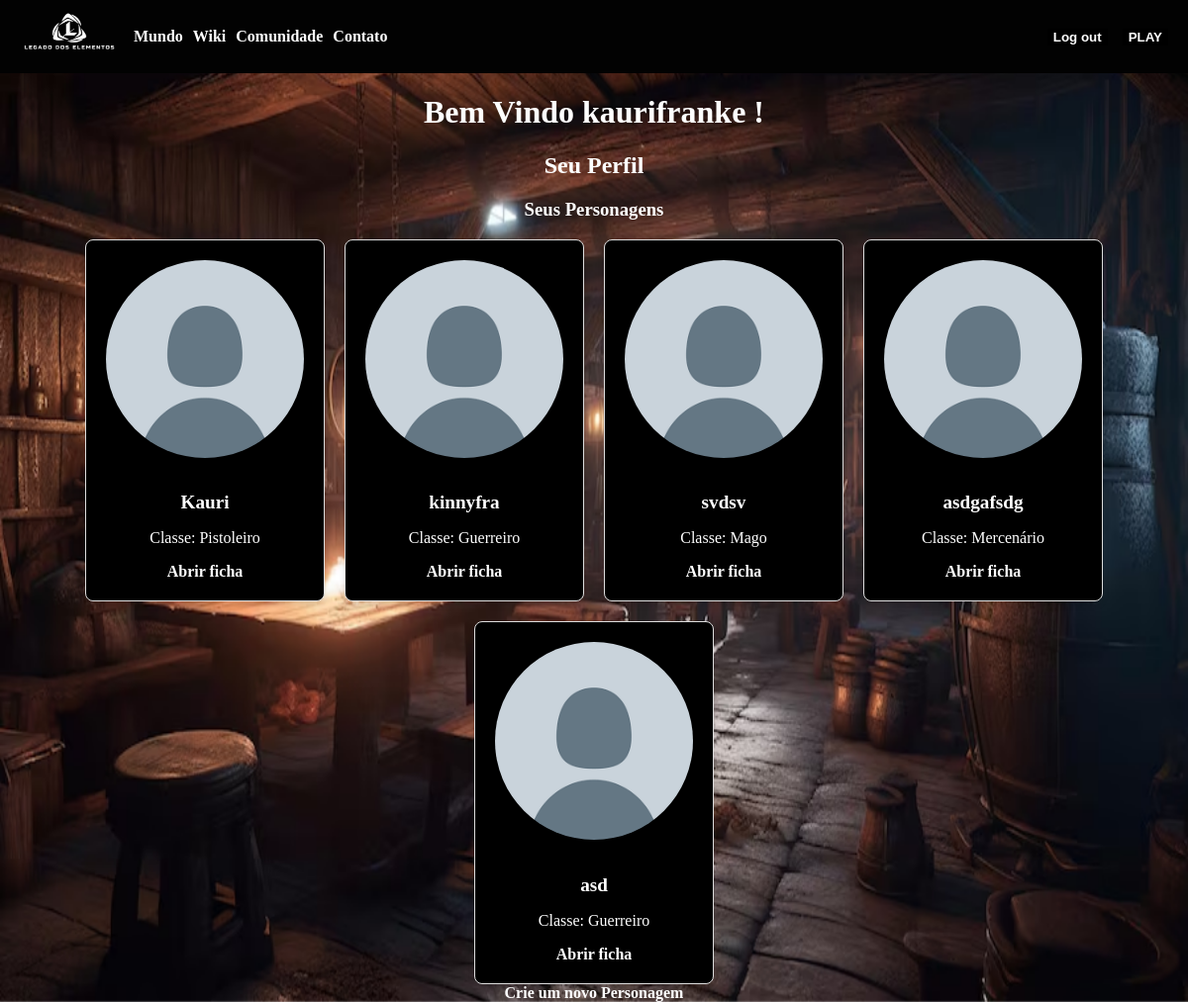
The app's page /perfil (signed in) with its own data.
### ProjetoLE/models.py (models this page shows, shortened)
class User(db.Model, UserMixin):
    id = db.Column(db.Integer, primary_key=True)
    username = db.Column(db.String(150), unique=True, nullable=False)
    email = db.Column(db.String(150), unique=True, nullable=False)
    password_hash = db.Column(db.String(150), nullable=False)
    is_admin = db.Column(db.Boolean, default=False)
    characters = db.relationship('Character', backref='user', lazy=True)

class Character(db.Model):
    id = db.Column(db.Integer, primary_key=True)
    name = db.Column(db.String(150), nullable=False)
    user_id = db.Column(db.Integer, db.ForeignKey('user.id'), nullable=False)
    ancestry_id = db.Column(db.Integer, db.ForeignKey('ancestry.id'), nullable=False)
    sub_ancestry_id = db.Column(db.Integer, db.ForeignKey('sub_ancestry.id'), nullable=False)
    estilo_id = db.Column(db.Integer, db.ForeignKey('estilo.id'), nullable=False)
    classe_id = db.Column(db.Integer, db.ForeignKey('classe.id'), nullable=False)
    sub_classe1_id = db.Column(db.Integer, db.ForeignKey('sub_classe.id'), nullable=False)
    sub_classe2_id = db.Column(db.Integer, db.ForeignKey('sub_classe.id'), nullable=False)
    guilda_id = db.Column(db.Integer, db.ForeignKey('guilda.id'), nullable=False)
    profissao_id = db.Column(db.Integer, db.ForeignKey('profissao.id'), nullable=False)
    level = db.Column(db.Integer, nullable=False, default=1)
    forca = db.Column(db.Integer, nullable=False, default=1)
    agilidade = db.Column(db.Integer, nullable=False, default=1)
    inteligencia = db.Column(db.Integer, nullable=False, default=1)
    presenca = db.Column(db.Integer, nullable=False, default=1)
    ancestry = db.relationship('Ancestry', backref='characters')
    sub_ancestry = db.relationship('SubAncestry', backref='characters')
    estilo = db.relationship('Estilo', backref='characters')
    classe = db.relationship('Classe', backref='characters')
    sub_classe1 = db.relationship('SubClasse', foreign_keys=[sub_classe1_id])
    sub_classe2 = db.relationship('SubClasse', foreign_keys=[sub_classe2_id])
    guilda = db.relationship('Guilda', backref='characters')
    profissao = db.relationship('Profissao', backref='characters')

class Classe(db.Model):
    id = Column(Integer, primary_key=True)
    name = Column(String(100), nullable=False)
    description = Column(String(200), nullable=True)
    estilo_id = Column(Integer, ForeignKey('estilo.id'), nullable=False)
    type_id1 = Column(Integer, ForeignKey('tipo_sub_classe.id'), nullable=False)
    type_id2 = Column(Integer, ForeignKey('tipo_sub_classe.id'), nullable=False)
    vida_inicial = db.Column(db.Integer, nullable=False, default=10)
    vida_por_nivel = db.Column(db.Integer, nullable=False, default=3)
    pm_inicial = db.Column(db.Integer, nullable=False, default=30)
    pm_por_nivel = db.Column(db.Integer, nullable=False, default=2)
    sub_classes1 = relationship('SubClasse', primaryjoin="foreign(Classe.type_id1)==SubClasse.tipo_id")
    sub_classes2 = relationship('SubClasse', primaryjoin="foreign(Classe.type_id2)==SubClasse.tipo_id")

### ProjetoLE/routes.py (the view)
@main.route('/perfil')
@login_required
def perfil():
    characters = Character.query.filter_by(user_id=current_user.id).all()
    return render_template('perfil.html', name=current_user.username, characters=characters)

### ProjetoLE/__init__.py (called while the page is built)
@login_manager.user_loader
def load_user(user_id):
    from .models import User
    return User.query.get(int(user_id))

### ProjetoLE/templates/perfil.html (shortened to what this page needs)
<!DOCTYPE html>
<html lang="en">
<head>
    <link rel="stylesheet" href="{{ url_for('static', filename='css/styleperfil.css') }}"">
</head>
<body>
    <img class="backgroundsite" src="{{ url_for('static', filename='img/LE background.png') }}" alt="Background Image" />
    <header>
        <div class="logo">
            <img class="LeLogoNome" src="{{ url_for('static', filename='img/logobranca.png') }}" alt="Logo" />
        </div>
        <div class="tdheader">
            <div class="links">
                <div><a href="#">Mundo</a></div>
                <div><a href="#">Wiki</a></div>
                <div><a href="#">Comunidade</a></li></div>
                <div><a href="#">Contato</a></li></div>
            </div>
            <div class="headerbuttons">
                <div>
                    <a href="{{ url_for('main.logout') }}">
                    <button class="logout">Log out</button>
                    </a>
                </div>
                <div>
                    <button class="play">PLAY</button>
                </div>
            </div>
        </div>
    </header>
    <main>
        <div class="site">
            <h1>Bem Vindo {{ name }} !</h1>
            <div class="criarpersonagem">
                <h2>Seu Perfil</h2>
                <h3>Seus Personagens</h3>
                <div class="card-container">
                    {% for character in characters %}
                        <div class="card">
                            <img src="{{ url_for('static', filename='img/perfildefault.png') }}" alt="Default Image">
                            <h2>{{ character.name }}</h2>
                            <p>Classe: {{ character.classe.name }}</p>
                            <a href="{{ url_for('main.ficha_personagem', character_id=character.id) }}" class="open-ficha-btn">Abrir ficha</a>
                        </div>
                    {% endfor %}
                </div>
                <a class="criar" href="{{ url_for('main.criarpersonagem') }}">Crie um novo Personagem</a>
            </div>
        </div>
    </main>
</body>
</html>

### ProjetoLE/static/css/styleperfil.css (style rules this page uses)
* { color: rgb(255, 255, 255); }
body { position: relative; margin: 0; width: 100vw; height: 100vh; overflow: hidden; }
header { position: relative; display: flex; align-items: center; gap: 15px; background-color: rgb(2, 2, 2); padding-left: 20px; padding-right: 20px; }
a { text-decoration: none; color: rgb(255, 255, 255); font-weight: 700; }
h1 { color: rgb(255, 255, 255); display: flex; justify-content: center; }
h2 { display: flex; justify-content: center; }
h3 { display: flex; justify-content: center; }
.criar { display: flex; justify-content: center; }
.site { position: relative; overflow: auto; }
.LeLogoNome { height: 70px; width: 100px; }
.tdheader { display: flex; justify-content: space-between; align-items: center; width: 100%; height: 100%; min-height: 73px; }
.links { display: flex; gap: 10px; }
.headerbuttons { display: flex; gap: 15px; }
.logout { color: white; border: none; background-color: black; font-weight: 700; }
.play { color: white; border: none; background-color: black; font-weight: 700; }
.backgroundsite { position: fixed; top: 0; left: 0; width: 100%; height: 100%; }
.card-container { display: flex; flex-wrap: wrap; justify-content: center; gap: 20px; }
.card { position: relative; background-color: rgb(0, 0, 0); border: 1px solid #ddd; border-radius: 8px; padding: 20px; width: 200px; box-shadow: 0 4px 6px rgba(0, 0, 0, 0.1); text-align: center; overflow: hidden; }
.card img { width: 100%; height: auto; border-radius: 50%; margin-bottom: 15px; }
.card h2 { font-size: 1.2em; margin-bottom: 10px; }
.card p { color: rgb(255, 255, 255); }

### records on screen
User: username "kaurifranke"
Character: name "Kauri", classe.name "Pistoleiro"
Character: name "kinnyfra", classe.name "Guerreiro"
Character: name "svdsv", classe.name "Mago"
Character: name "asdgafsdg", classe.name "Mercenário"
Character: name "asd", classe.name "Guerreiro"
